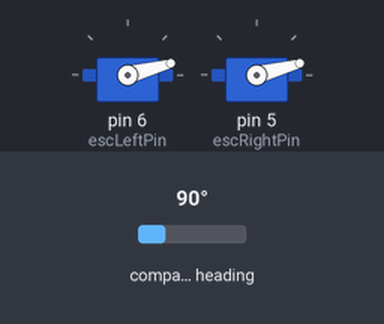
A sketch run on a simulated Arduino Nano, built with avr-gcc and run on an emulated ATmega328P. Shown: 2 × servo. The test bench sets the inputs (shaded band); at power-on: compass heading 90°. What the sketch prints to the serial monitor is not drawn.

Above: at 0.05 s.
Timing chart, 0 to 4.6 s (numbered marks = the images above):
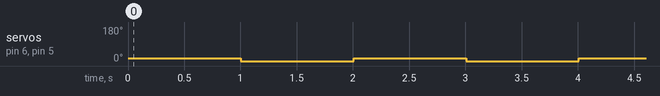

Measured:
- by itself, servo on pin 6 (escLeftPin), servo on pin 5 (escRightPin): alternates 15° for 1.0 s and 0° for 1.0 s

The sketch:

motor-demo.ino
```cpp
#include <NeoSWSerial.h>
#include <Wire.h>
#include <Adafruit_Sensor.h>
#include <Adafruit_HMC5883_U.h>
#include <Servo.h>

//Name here
// const String myName = "DRO1";
const String myName = "DRO2";
// const String myName = "DRO3";

//Constants (buttons)
const int escLeftPin = 6;
const int escRightPin = 5;
const int txNano = 9; //green tx
const int rxNano = 8; //blue received
const int waitingTime = 5000;
const int turnDelay = 30000; //in milliseconds

//movement constants
const float minSpeed = 7;
const float movingSpeed = 15;
const float maxSpeed = 20;
const float maxAngleChange = 5;

//Booleans for logic
bool hasStopped = true;
bool hasDetectedObject = false;
bool isLeft = false;

//Variables
int posX = 0;
int posY = 0;
int savedDirection = 0;

float initialAngle = 0;
float initialStraightAngle = 0;
float kp = 8; //5
float ki = 0.2;
float kd = 30;
float PID_p, PID_i, PID_d, PID_total;

float maxX = 0;
float maxY = 0;
float minX = 1000;
float minY = 1000;

float halfX = 0.0;
float halfY = 0.0;

float savedX = 0;
float savedY = 0;

float headingX_N = 0;
float headingX_E = 0;
float headingX_W = 0;
float headingX_S = 0;

float headingX_NE = 0;
float headingX_NW = 0;
float headingX_SE = 0;
float headingX_SW = 0;

float headingY_N = 0;
float headingY_E = 0;
float headingY_W = 0;
float headingY_S = 0;

float headingY_NE = 0;
float headingY_NW = 0;
float headingY_SE = 0;
float headingY_SW = 0;

//millis time variables for storage
unsigned long startTime = 0;

//received message
String receivedMessage = "";
String receivedCommand = "";
String receivedToName = "";
String receivedFromName = "";
String receivedDetails = "";

Servo escLeft;
Servo escRight;

NeoSWSerial Nano(txNano, rxNano); // (Green TX, Blue RX)
Adafruit_HMC5883_Unified mag = Adafruit_HMC5883_Unified(12345);

void setup() {
  Serial.begin(9600);
  Nano.begin(9600);

  Nano.listen();

  //ESC initialization
  escLeft.attach(escLeftPin,1000,2000);
  escRight.attach(escRightPin,1000,2000);
  escLeft.write(0);
  escRight.write(0);

  Serial.print(myName);
  Serial.println(" - Nano has initialized.");

  //HMC5883 initialization
  if(!mag.begin())
  {
    /* There was a problem detecting the HMC5883 ... check your connections */
    Serial.println("Ooops, no HMC5883 detected ... Check your wiring!");
    while(1);
  }
}

void loop() {
  sensors_event_t event;
  mag.getEvent(&event);

  if(maxY < event.magnetic.y) maxY = event.magnetic.y;
  if(minY > event.magnetic.y) minY = event.magnetic.y;

  if(maxX < event.magnetic.x) maxX = event.magnetic.x;
  if(minX > event.magnetic.x) minX = event.magnetic.x;

  float headingX = map(event.magnetic.x, minX, maxX, 0, 180);
  float headingY = map(event.magnetic.y, minY, maxY, 0, 180);

  Serial.print(headingX);
  Serial.print(", ");
  Serial.println(headingY);

  escLeft.write(15);
  escRight.write(15);
  delay(1000);
  escLeft.write(0);
  escRight.write(0);
  delay(1000);

}

///////Specific functions/////////
void move(float headingX, float headingY) {
  float error = atan2(savedY, savedX) - atan2(headingY, headingX);
  float previous_error;
  float cumulative_error;
  int period = 50;

  float PID_p = kp * error;
  float PID_i = cumulative_error * ki;
  float PID_d = kd*(error - previous_error);

  double PID_total = PID_p + PID_i + PID_d;

  cumulative_error += error;
  previous_error = error;

  float modifiedSpeed = map(abs(PID_total),0.00,8000.00,minSpeed,maxSpeed);
  Serial.print("Error: ");
  Serial.println(error);
  Serial.print("PID_total: ");
  Serial.println(PID_total);
  Serial.print("Speed: ");
  Serial.println(modifiedSpeed);
  Serial.println('\n');
}

int getDirection(float headingX, float headingY) {
  float allowance = 10;
  if(headingX <= halfX && abs(headingY-halfY) < allowance) {
    // Serial.println("North");
    return 0;
  } else if(headingX <= halfX && headingY >= halfY) {
    // Serial.println("North west");
    return 1;
  } else if(abs(headingX-halfX) < allowance && headingY >= halfY) {
    // Serial.println("West");
    return 2;
  } else if(headingX >= halfX && headingY >= halfY) {
    // Serial.println("South west");
    return 3;
  } else if(headingX >= halfX && abs(headingY-halfY) < allowance) {
    // Serial.println("South");
    return 4;
  } else if(headingX >= halfX && headingY <= halfY) {
    // Serial.println("South east");
    return -3;
  } else if(abs(headingX-halfX) < allowance && headingY <= halfY) {
    // Serial.println("East");
    return -2;
  } else if(headingX <= halfX && headingY <= halfY) {
    // Serial.println("North east");
    return -1;
  }

  return 0;
}

String strDirection(int direction) {
  switch(direction) {
    case 0:
      return "N";
      break;
    case 1:
      return "NW";
      break;
    case 2:
      return "W";
      break;
    case 3:
      return "SW";
      break;
    case 4:
      return "S";
      break;
    case -3:
      return "SE";
      break;
    case -2:
      return "E";
      break;
    case -1:
      return "NE";
      break;
    default:
      return "";
  }
}

void turnTo(String direction) {
  if(direction == "N") {
    savedX = headingX_N;
    savedY = headingY_N;
    savedDirection = 0;
  } else if(direction == "NW") {
    savedX = headingX_NW;
    savedY = headingY_NW;
    savedDirection = 1;
  } else if(direction == "W") {
    savedX = headingX_W;
    savedY = headingY_W;
    savedDirection = 2;
  } else if(direction == "SW") {
    savedX = headingX_SW;
    savedY = headingY_SW;
    savedDirection = 3;
  } else if(direction == "S") {
    savedX = headingX_S;
    savedY = headingY_S;
    savedDirection = 4;
  } else if(direction == "SE") {
    savedX = headingX_SE;
    savedY = headingY_SE;
    savedDirection = -3;
  } else if(direction == "E") {
    savedX = headingX_E;
    savedY = headingY_E;
    savedDirection = -2;
  } else if(direction == "NE") {
    savedX = headingX_NE;
    savedY = headingY_NE;
    savedDirection = -1;
  } else if(direction == "LEFT") {
    if(savedDirection == 0) {
      turnTo("NW");
    } else if(savedDirection == 1) {
      turnTo("W");
    } else if(savedDirection == 2) {
      turnTo("SW");
    } else if(savedDirection == 3) {
      turnTo("S");
    } else if(savedDirection == 4) {
      turnTo("SE");
    } else if(savedDirection == -3) {
      turnTo("E");
    } else if(savedDirection == -2) {
      turnTo("NE");
    } else if(savedDirection == -1) {
      turnTo("N");
    }
  } else if(direction == "RIGHT") {
    if(savedDirection == 0) {
      turnTo("NE");
    } else if(savedDirection == 1) {
      turnTo("N");
    } else if(savedDirection == 2) {
      turnTo("NW");
    } else if(savedDirection == 3) {
      turnTo("W");
    } else if(savedDirection == 4) {
      turnTo("SW");
    } else if(savedDirection == -3) {
      turnTo("S");
    } else if(savedDirection == -2) {
      turnTo("SE");
    } else if(savedDirection == -1) {
      turnTo("E");
    }
  }
}

///////General functions/////////
bool receiveCommand() {
  while(Nano.available()) {
    char letter = Nano.read();
    if(letter == '\n') {
      receivedMessage += '\n';
      Serial.print("Received: ");
      Serial.print(receivedMessage);

      int endIndex = receivedMessage.indexOf(' ');
      receivedCommand = receivedMessage.substring(0, endIndex);
      receivedMessage = receivedMessage.substring(endIndex+1);

      endIndex = receivedMessage.indexOf(' ');
      receivedToName = receivedMessage.substring(0, endIndex);
      receivedMessage = receivedMessage.substring(endIndex+1);

      endIndex = receivedMessage.indexOf(' ');
      receivedFromName = receivedMessage.substring(0, endIndex);
      receivedDetails = receivedMessage.substring(endIndex+1);

      receivedMessage = ""; // Erase old message
      return (receivedCommand != "") && (receivedToName == myName) && (receivedFromName != "") && (receivedDetails != "");
    } else {
      receivedMessage += letter;
    }
  }
  return false;
}

void sendCommand(String command, String toName, String details) {
  //COMMAND TONAME FROMNAME DETAILS
  if(command != "" && toName != "" && details != "") {
    String sentMessage = command + " " + toName + " " + myName + " " + details;
    Nano.println(sentMessage);
  } else {
    Serial.println("Wrong format of command. Try again.");
  }
}

bool receivedSpecificCommand(String command) {
  return receiveCommand() && (receivedCommand == command);
}
```
